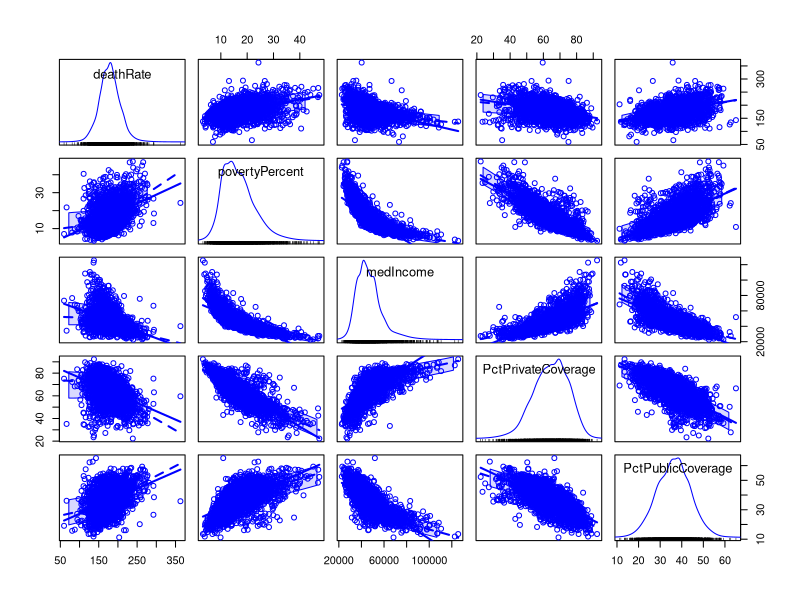
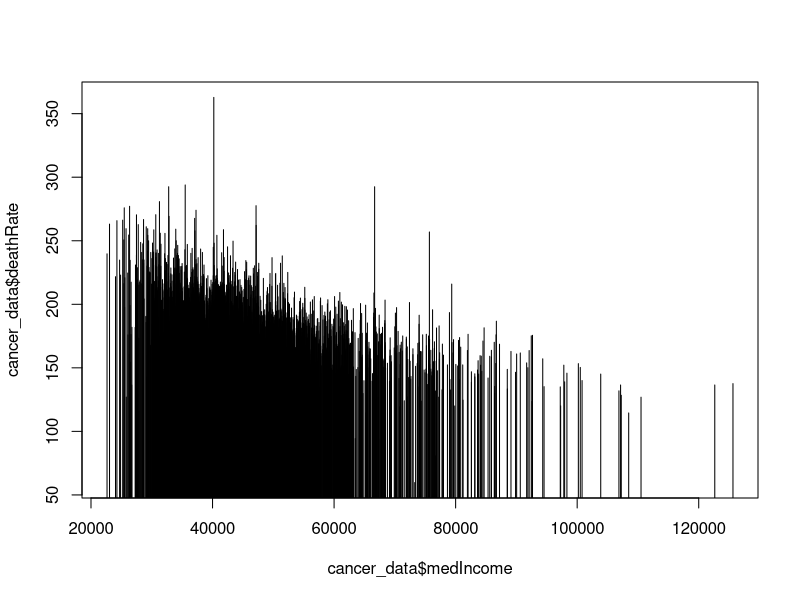

Write the R code that produced these figures, in order.
## ---- chunk 1
knitr::opts_chunk$set(echo = TRUE)
## ---- chunk 2
library(car)
## ---- chunk 3
cancer_data = read.csv("cancer.csv")
## ---- chunk 4
(list_of_varibles = objects(cancer_data))
## ---- chunk 5
str(cancer_data)
## ---- chunk 6
scatterplotMatrix(~ deathRate + povertyPercent + medIncome + PctPrivateCoverage + PctPublicCoverage, data = cancer_data)
## ---- chunk 7
#correlation of deathRate to important variables
cor(cancer_data$deathRate, cancer_data$povertyPercent)
cor(cancer_data$deathRate, cancer_data$medIncome)
cor(cancer_data$deathRate, cancer_data$PctPrivateCoverage)
cor(cancer_data$deathRate, cancer_data$PctPublicCoverage)
## ---- chunk 8
plot (~ cancer_data$medIncome + cancer_data$deathRate, type = "h")
## ---- chunk 9
head(cancer_data$PctPublicCoverage + cancer_data$PctPrivateCoverage, 25)
min(cancer_data$PctPublicCoverage + cancer_data$PctPrivateCoverage)
max(cancer_data$PctPublicCoverage + cancer_data$PctPrivateCoverage)
## ---- chunk 10
head(cancer_data$PctAsian + cancer_data$PctBlack + cancer_data$PctWhite + cancer_data$PctOtherRace, 25)
min(cancer_data$PctAsian + cancer_data$PctBlack + cancer_data$PctWhite + cancer_data$PctOtherRace)
max(cancer_data$PctAsian + cancer_data$PctBlack + cancer_data$PctWhite + cancer_data$PctOtherRace)
